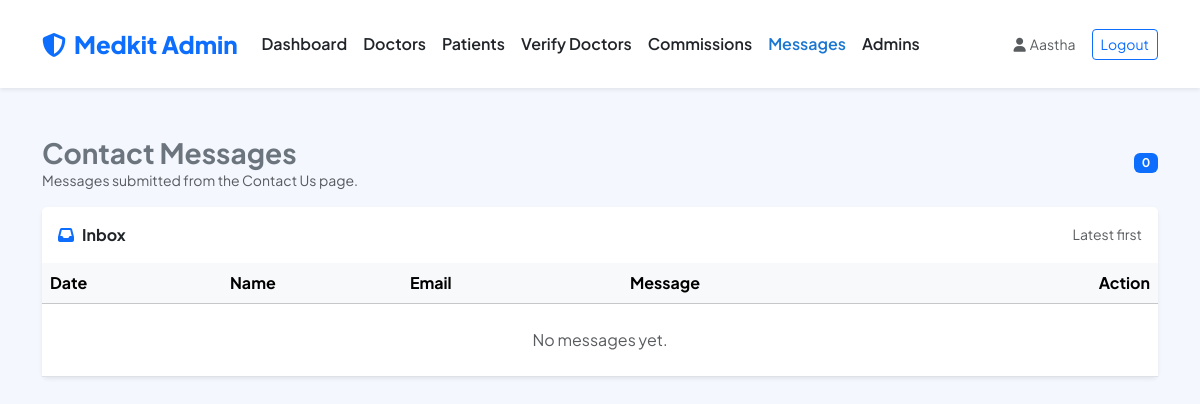
/MINI_PHP/admin/contact_messages.php (signed in), run on an earlier commit of the app's database.
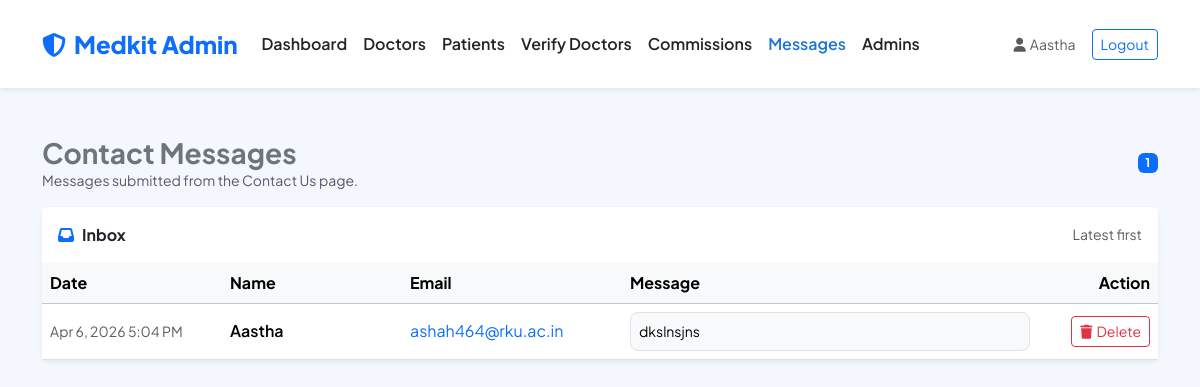
And on a later commit of the database.
### tables this page shows
CREATE TABLE `contact_messages` (
  `id` int(11) NOT NULL,
  `name` varchar(150) NOT NULL,
  `email` varchar(190) NOT NULL,
  `message` text NOT NULL,
  `created_at` timestamp NOT NULL DEFAULT current_timestamp()
);

### MINI_PHP/admin/_bootstrap.php (called while the page is built, shortened)
<?php
if (!function_exists('admin_h')) {
  function admin_h(string $value): string
  {
    return htmlspecialchars($value, ENT_QUOTES, 'UTF-8');
  }
}

### MINI_PHP/admin/contact_messages.php (the view, shortened to what the changed rows need)
<?php
require_once __DIR__ . '/_bootstrap.php';
$messages = [];
$res = $conn->query(
  "SELECT id, name, email, message, created_at\n     FROM contact_messages\n    ORDER BY created_at DESC, id DESC\n    LIMIT 500"
);
if ($res) {
  while ($row = $res->fetch_assoc()) {
    $messages[] = $row;
  }
}
$css_v = (int)@filemtime(__DIR__ . '/../custom_style.css');
?>
<!DOCTYPE html>
<html lang="en">
<head>
  <link href="https://cdn.jsdelivr.net/npm/bootstrap@5.3.2/dist/css/bootstrap.min.css" rel="stylesheet">
  <link rel="stylesheet" href="https://cdnjs.cloudflare.com/ajax/libs/font-awesome/6.4.0/css/all.min.css">
  <link rel="stylesheet" href="../custom_style.css?v=<?php echo $css_v; ?>">
</head>
<body style="background-color: var(--secondary-color);">
  <main class="container py-5">
    <div class="d-flex align-items-center justify-content-between mb-3">
      <div>
        <h3 class="fw-bold mb-0">Contact Messages</h3>
        <div class="text-muted small">Messages submitted from the Contact Us page.</div>
      </div>
      <span class="badge bg-primary"><?php echo count($messages); ?></span>
    </div>
    <div class="card border-0 shadow-sm">
      <div class="table-responsive">
        <table class="table table-hover align-middle mb-0">
          <thead class="table-light">
            <tr>
              <th style="width: 180px;">Date</th>
              <th style="width: 180px;">Name</th>
              <th style="width: 220px;">Email</th>
              <th>Message</th>
              <th class="text-end" style="width: 120px;">Action</th>
            </tr>
          </thead>
          <tbody>
            <?php if (empty($messages)): ?>
              <tr>
                <td colspan="5" class="text-center text-muted py-4">No messages yet.</td>
              </tr>
            <?php else: ?>
              <?php foreach ($messages as $m): ?>
                <?php
                $created_raw = (string)($m['created_at'] ?? '');
                $created_ts = $created_raw !== '' ? strtotime($created_raw) : false;
                $created_label = $created_ts ? date('M j, Y g:i A', $created_ts) : '';
                $name = (string)($m['name'] ?? '');
                $email = (string)($m['email'] ?? '');
                $message = (string)($m['message'] ?? '');
                ?>
                <tr>
                  <td class="text-muted small text-nowrap"><?php echo admin_h($created_label); ?></td>
                  <td class="fw-semibold"><?php echo admin_h($name); ?></td>
                  <td>
                    <a class="text-decoration-none" href="mailto:<?php echo admin_h($email); ?>"><?php echo admin_h($email); ?></a>
                  </td>
                  <td>
                    <div class="small bg-body-tertiary border rounded-3 p-2 text-break" style="white-space: pre-wrap;"><?php echo admin_h($message); ?></div>
                  </td>
                  <td class="text-end">
                    <form method="POST" class="d-inline" onsubmit="return confirm('Delete this message?');">
                      <button type="submit" class="btn btn-sm btn-outline-danger">
                        <i class="fas fa-trash me-1"></i>Delete
                      </button>
                    </form>
                  </td>
                </tr>
              <?php endforeach; ?>
            <?php endif; ?>
          </tbody>
        </table>
      </div>
    </div>
  </main>
</body>
</html>

What changed in the data, as far as the page shows it:
added contact_messages: created_at "Apr 6, 2026 5:04 PM", name "Aastha", email "ashah464@rku.ac.in", message "dkslnsjns"
Also different on the page:
count($messages): "0" → "1"
text no longer shown: "No messages yet."
